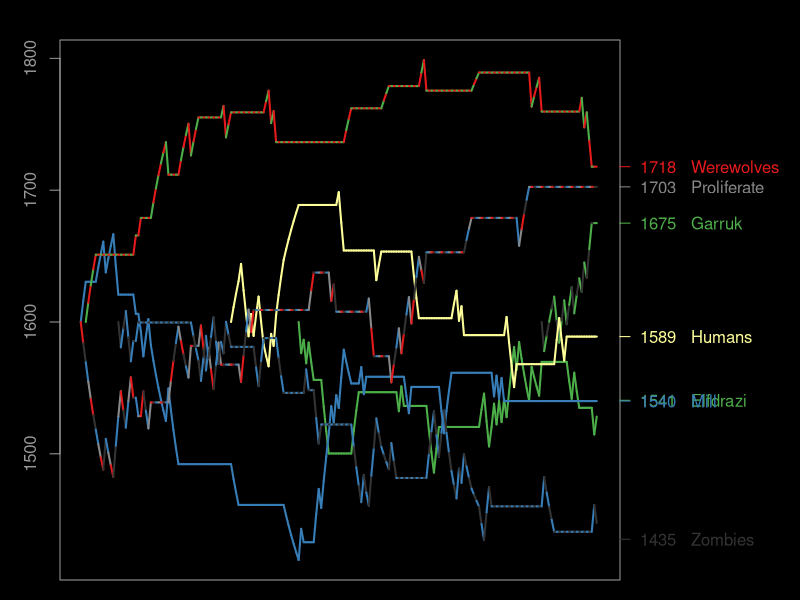

Generate this figure with R:
svg(filename="mtg.svg", width=8, height=5, pointsize=10, bg="black")

par(bg = "black")
par(fg="#999999")
par(mar=c(1, 3, 2, 9))

data <- read.csv("mtg.csv", head=FALSE)

player1 = as.vector(t(data[1]))
player2 = as.vector(t(data[3]))
result = as.vector(t(data[2]))

numEntries = length(result)

players = sort(union(player1, player2))
numPlayers = length(players)

template = rep.int(1600, numEntries+1)
scores = data.frame(template)
for (name in players){
	scores[,name] <- template
}

K = 32

for (i in 2:(numEntries+1)){
	p1 = player1[i-1]
	r1 = 10 ^ (scores[i-1, p1] / 400)
	
	p2 = player2[i-1]
	r2 = 10 ^ (scores[i-1, p2] / 400)
	
	# Expected scores
	e1 = r1 / (r1 + r2)
	e2 = r2 / (r1 + r2)
	
	if (result[i-1] == "win"){
		s1 = 1
		s2 = 0
	} else {
		s1 = 0.5
		s2 = 0.5
	}
	
	for (j in i:(numEntries+1)){
		scores[j, p1] = scores[j, p1] + K * (s1 - e1)
		scores[j, p2] = scores[j, p2] + K * (s2 - e2)
	}
}

# Remove leading 1600s from new players
for (player in players){
    for (i in 1:(numEntries-1)){
        if (scores[i, player] == 1600 && scores[i+1, player] == 1600)
            scores[i,player] = NA
    }
}

lowest = 1600
highest = 1600
for (name in players) {
        tempScores = scores[name]
        tempScores[is.na(tempScores)] = 1600
        lowest = min(lowest, min(tempScores[name]))
        highest = max(highest, max(tempScores[name]))
}

plot(
	NULL,
	xlim=c(1, numEntries+1),
	ylim=c(lowest, highest),
	ylab="",
	xlab="",
	col.lab="#999999", col.main="#999999", col.axis="#999999",
	xaxt='n'
)

xFrom = 1:numEntries
xTo = 2:(numEntries+1)

for (name in players){

    colors = c("#000000")
    if (name == "Werewolves")
        colors = c("#E41A1C", "#4DAF4A")
    if (name == "Zombies")
        colors = c("#333333", "#377EB8")
    if (name == "Proliferate")
        colors = c("#888888", "#E41A1C", "#333333", "#377EB8")
    if (name == "Mill")
        colors = c("#377EB8")
    if (name == "Humans")
        colors = c("#FFFF99")
    if (name == "Elfdrazi")
        colors = c("#4DAF4A")
    if (name == "Garruk")
        colors = c("#4DAF4A", "#333333")
    
    yAll = t(scores[name])
    yFrom = yAll[1:numEntries]
    yTo = yAll[2:(numEntries+1)]

    #segments(
    #    xFrom, yFrom, xTo, yTo,
    #    col=colors,
    #    lwd=2
    #)
    
	for (i in 1:(numEntries-1)){
        colorIndex = i %% length(colors) + 1
        segments(xFrom[i], yFrom[i], xTo[i], yTo[i],
            col=colors[colorIndex],
            lwd=2)
    }
	
	#xData = 1:(numEntries+1)
	#yData = (apply(scores[name], 1, function(x) x))
	#lo = loess(yData~xData)
	#xl <- seq(1, numEntries+1, 0.1)
	#lines(xl, predict(lo, xl), col=colors)
	
	currentScore = scores[numEntries+1, name]
	roundedScore = round(currentScore, 0)
	label = paste(roundedScore, " ", name)
	axis(
		4,
		at=c(currentScore),
		labels=c(label),
		col=colors[1], col.ticks=colors[1], col.axis = colors[1],
		las=2
	)
}

smallestGap = 10000
s1 = ""
s2 = ""
for (name1 in players){
    for (name2 in players){
        if (name1 >= name2) next
        score1 = scores[numEntries+1, name1]
        score2 = scores[numEntries+1, name2]
        diff = abs(score1 - score2)
        if (diff < smallestGap){
            smallestGap = diff
            s1 = name1
            s2 = name2
        }
    }
}

paste("Next game should be between ", s1, " and ", s2, sep="")

